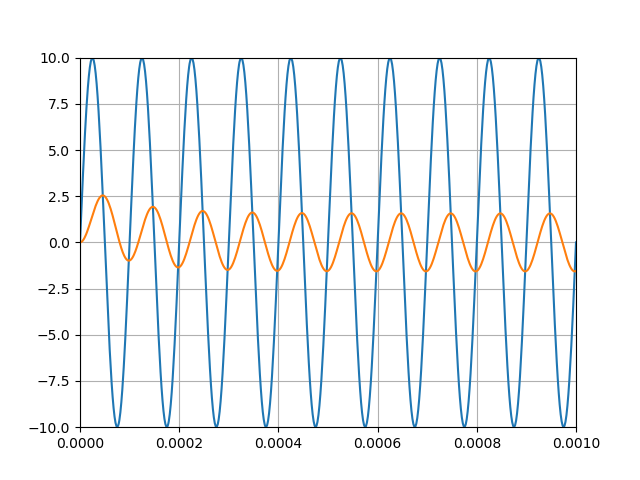

The Python source for this figure:
import ltspice
import matplotlib.pyplot as plt
import numpy as np
import os

l = ltspice.Ltspice(os.path.dirname(__file__)+'\\01_RC_circuit.raw') 
# Make sure that the .raw file is located in the correct path
l.parse() 

time = l.getTime()
V_source = l.getData('V(source)')
V_cap = l.getData('V(cap)')

plt.plot(time, V_source)
plt.plot(time, V_cap)
plt.xlim((0, 1e-3))
plt.ylim((-10, 10))
plt.grid()
plt.show()
